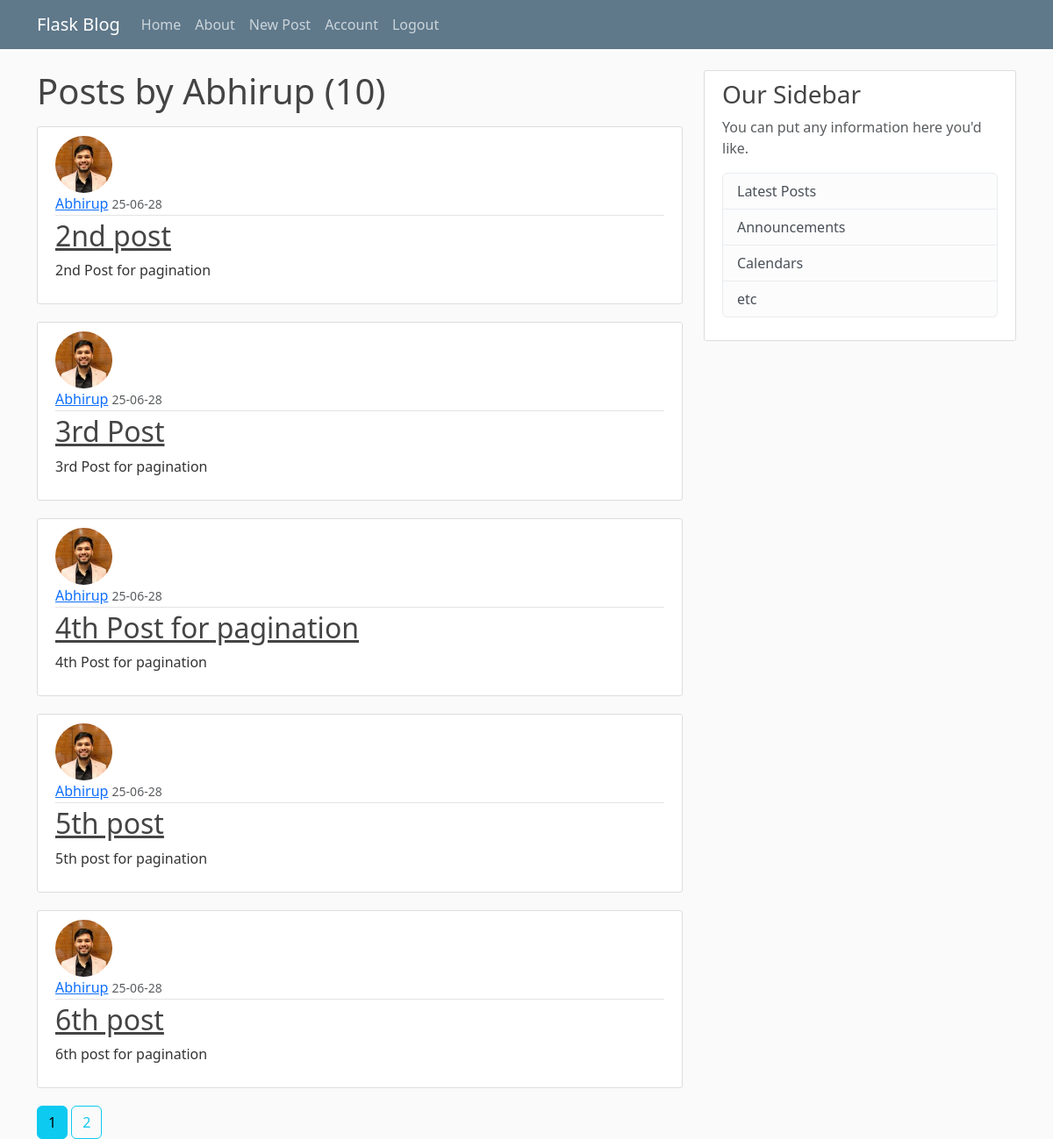
The app's page /user/Abhirup (signed in) with its own data.
### flaskblog/models.py (models this page shows, shortened)
class User(db.Model,UserMixin):
    id = db.Column(db.Integer, primary_key=True)
    username = db.Column(db.String(20),unique = True ,nullable=False)
    email = db.Column(db.String(120),unique=True ,nullable=False)
    image_file = db.Column(db.String(20) ,nullable=False, default='default.png')
    password = db.Column(db.String(60),nullable =False)
    posts = db.relationship('Post', backref='author',lazy=True)

class Post(db.Model):
    id = db.Column(db.Integer, primary_key=True)
    title = db.Column(db.String(20),nullable=False)
    date_posted = db.Column(db.DateTime, nullable=False, default=datetime.now(timezone.utc))
    content = db.Column(db.Text,nullable=False)
    user_id = db.Column(db.Integer,db.ForeignKey('user.id'),nullable=False)

### flaskblog/routes.py (the view)
@app.route("/user/<string:username>")
def user_posts(username):
    page = request.args.get('page',1,type=int)
    user=User.query.filter_by(username=username).first_or_404()
    posts=Post.query.filter_by(author=user)\
        .order_by(Post.date_posted.desc())\
        .paginate(per_page=5, page=page)
    return render_template("user_posts.html",posts=posts,user=user)

### flaskblog/models.py (called while the page is built)
@login_manager.user_loader
def load_user(user_id):
    return User.query.get(int(user_id))

### flaskblog/templates/user_posts.html
{%  extends "layout.html" %}
{% block content %}
<h1 class="mb-3"> Posts by {{user.username}} ({{posts.total}})</h1>
    {% for post in posts.items%}
        <article class="media content-section">
            <img class = "rounded-circle article-img" src={{url_for('static',filename='profile_pics/'+post.author.image_file)}}>
            <div class="media-body">
            <div class="article-metadata">
            <a class="mr-2" href={{"url_for('user_posts',username=post.author.username)"}}>{{ post.author.username}}</a>
            <small class="text-muted">{{ post.date_posted.strftime('%y-%m-%d') }}</small>
            </div>
            <h2><a class="article-title" href="{{url_for('post',post_id=post.id)}}">{{ post.title }}</a></h2>
            <p class="article-content">{{ post.content }}</p>
            </div>
        </article>
    {%endfor%}
    {%for page_num in posts.iter_pages(left_edge=1, right_edge=1, left_current=1, right_current=1)%}
        {%if page_num%}
            {%if posts.page == page_num%}
            <a class="btn btn-info" href="{{url_for('user_posts',username=user.username,page=page_num)}}">{{page_num}}</a>
            {% else %}
            <a class="btn btn-outline-info" href="{{url_for('user_posts',username=user.username,page=page_num)}}">{{page_num}}</a>
            {% endif %}
        {% else %}
            ...
        {% endif %}
    {% endfor %}
{% endblock content %}

### flaskblog/static/main.css (style rules this page uses)
body { background: #fafafa; color: #333333; margin-top: 5rem; }
h1, h2, h3, h4, h5, h6 { color: #444444; }
.content-section { background: #ffffff; padding: 10px 20px; border: 1px solid #dddddd; border-radius: 3px; margin-bottom: 20px; }
.article-title { color: #444444; }
.article-content { white-space: pre-line; }
.article-img { height: 65px; width: 65px; margin-right: 16px; }
.article-metadata { padding-bottom: 1px; margin-bottom: 4px; border-bottom: 1px solid #e3e3e3 }

### records on screen
User: username "Abhirup"
Post: image_file (picture), author.username "Abhirup", date_posted "25-06-28", title "2nd post", content "2nd Post for pagination"
Post: image_file (picture), author.username "Abhirup", date_posted "25-06-28", title "3rd Post", content "3rd Post for pagination"
Post: image_file (picture), author.username "Abhirup", date_posted "25-06-28", title "4th Post for pagination", content "4th Post for pagination"
Post: image_file (picture), author.username "Abhirup", date_posted "25-06-28", title "5th post", content "5th post for pagination"
Post: image_file (picture), author.username "Abhirup", date_posted "25-06-28", title "6th post", content "6th post for pagination"

### other values on screen
{{ posts.total }} "10"
{{ page_num }} "1"
{{ page_num }} "2"
